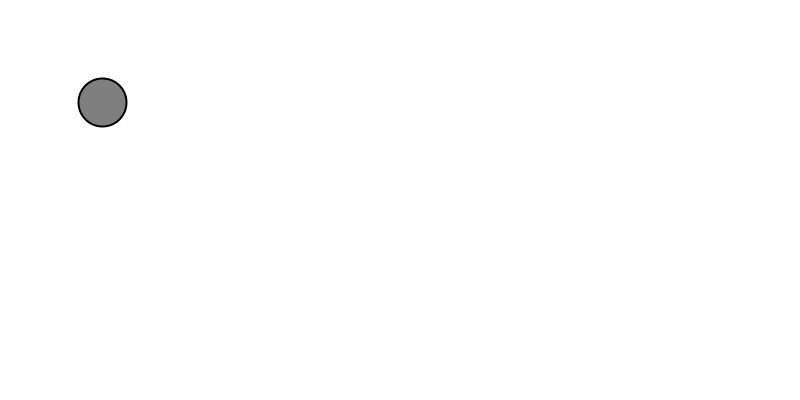
Frame 1 (no input)
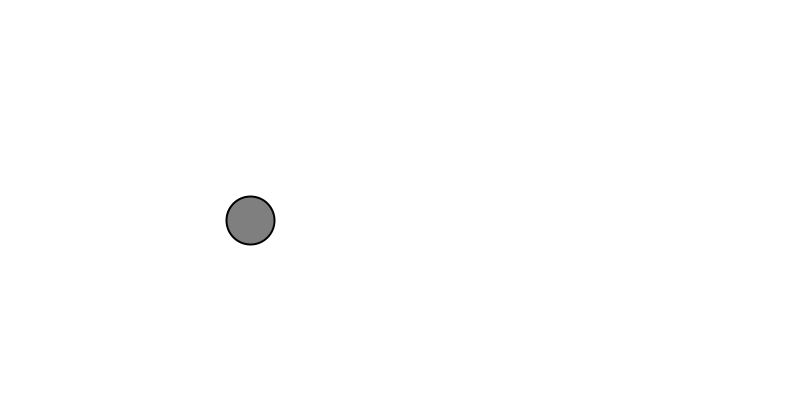
Frame 60 (the mouse pressed at the canvas centre just before this capture)
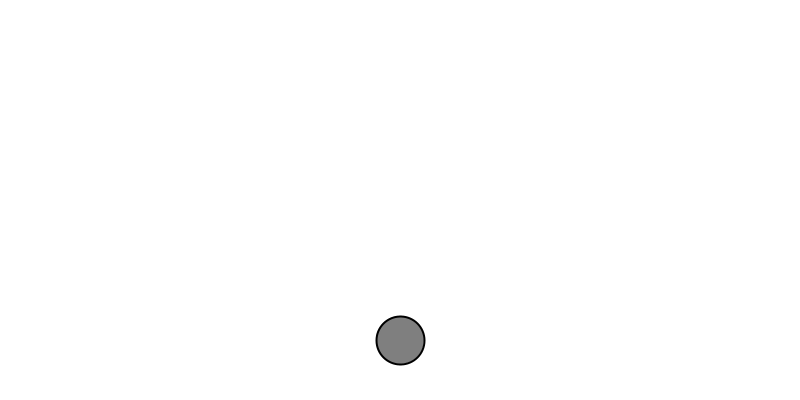
Frame 120 (the mouse held since frame 60 and released just before this capture)

The Processing sketch that drew these frames (run headless with seeded random() and noise(); from frame 60 on, the mouse is pressed at the canvas centre):

// Processing sketch: MovingBallNoVector
// ── MovingBallNoVector.pde

float x =  100 ;
float y =  100 ;
float xspeed =  2.5 ;
float yspeed =  2 ;

void  setup () {
  size ( 800 , 400 );
  smooth ();
}

void  draw () {
  background ( 255 );
  
  x = x + xspeed;
  y = y + yspeed;
  
  if ((x >  width ) || (x <  0 )) {
    xspeed = xspeed *  - 1 ;
  }
  if ((y >  height ) || (y <  0 )) {
    yspeed = yspeed *  - 1 ;
  }
  
  stroke ( 0 );
  strokeWeight ( 2 );
  fill ( 127 );
  ellipse (x, y, 48 , 48 );
}
